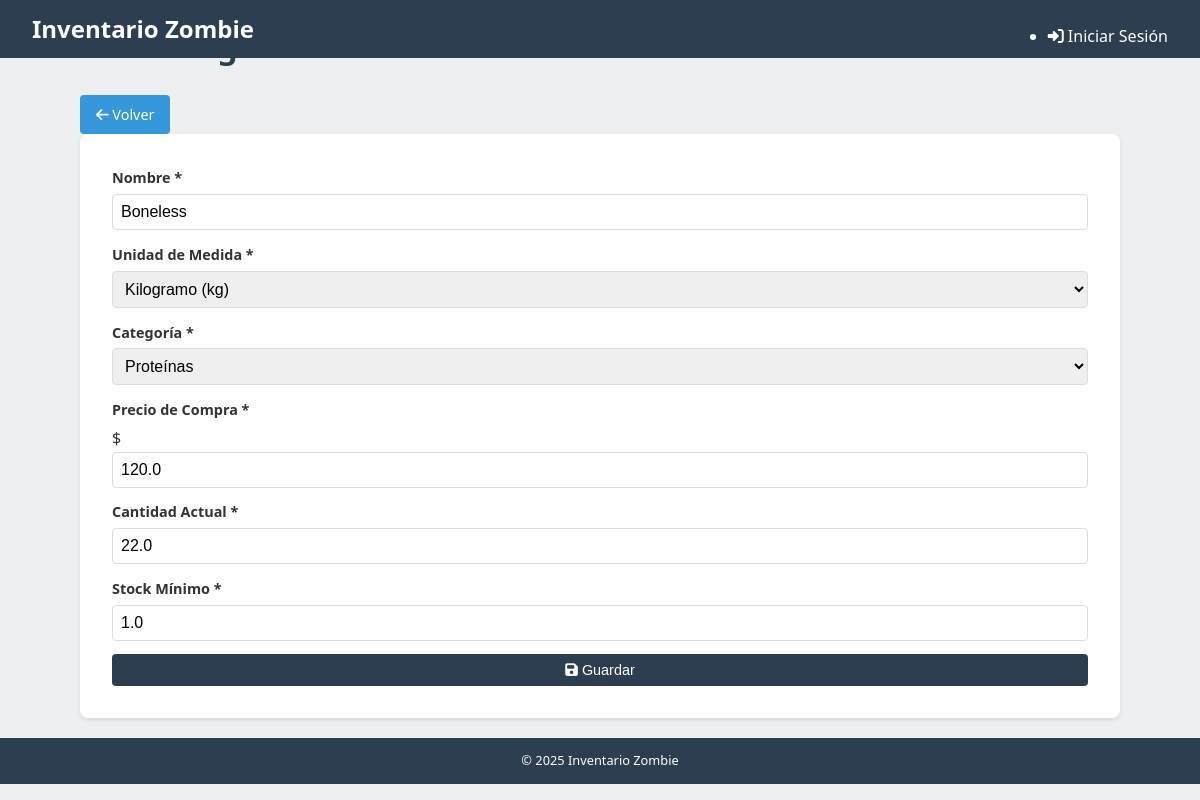
Before: /ingredientes/editar/10 with the older database file.
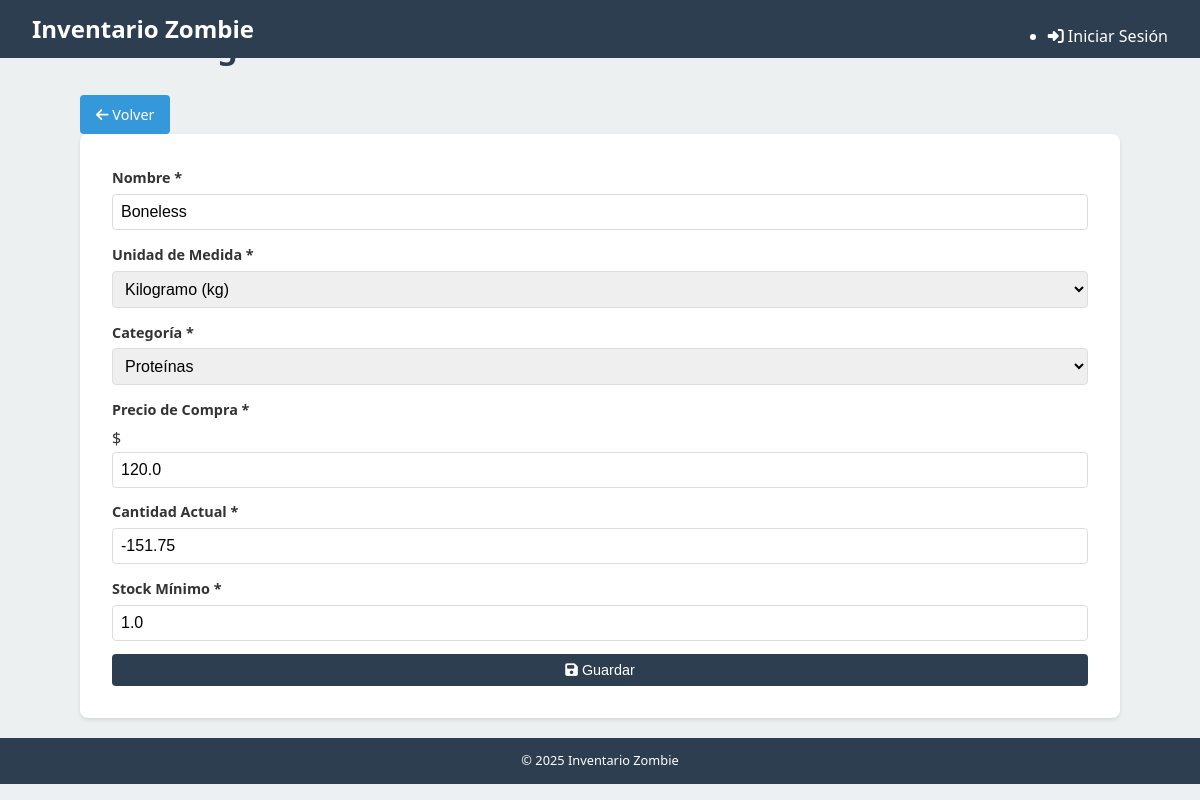
After: the same page with the newer database file.
### tables this page shows
CREATE TABLE Ingredientes (
    id INTEGER PRIMARY KEY AUTOINCREMENT,
    nombre TEXT NOT NULL UNIQUE,
    unidad_medida TEXT NOT NULL,
    precio_compra REAL,
    cantidad_actual REAL NOT NULL DEFAULT 0,
    stock_minimo REAL
, categoria TEXT);

### routes/ingredientes.py (the view)
@ingredientes_web_bp.route('/editar/<int:id>', methods=['GET'])
def editar(id):
    db = get_db()
    cursor = db.execute('SELECT * FROM Ingredientes WHERE id = ?', (id,))
    row = cursor.fetchone()
    if row is None:
        return render_template('error.html', message='Ingrediente no encontrado'), 404
    ingrediente = dict(
        id=row['id'],
        nombre=row['nombre'],
        unidad_medida=row['unidad_medida'],
        precio_compra=row['precio_compra'],
        cantidad_actual=row['cantidad_actual'],
        stock_minimo=row['stock_minimo']
    )
    try:
        ingrediente['categoria'] = row['categoria']
    except (IndexError, KeyError):
        ingrediente['categoria'] = None
    return render_template('ingredientes/formulario.html', ingrediente=ingrediente)

### app.py (called while the page is built)
@app.template_global()
def now():
    return datetime.datetime.now()

@app.after_request
def add_cors_headers(response):
    response.headers.add('Access-Control-Allow-Origin', '*')
    response.headers.add('Access-Control-Allow-Headers', 'Content-Type,Authorization')
    response.headers.add('Access-Control-Allow-Methods', 'GET,PUT,POST,DELETE,OPTIONS')
    return response

### database.py (called while the page is built)
def get_db():
    if 'db' not in g:
        g.db = sqlite3.connect(
            os.path.join(current_app.instance_path, 'inventario_zombie.sqlite'),
            detect_types=sqlite3.PARSE_DECLTYPES
        )
        g.db.row_factory = sqlite3.Row
        g.db.execute("PRAGMA foreign_keys=ON")
        g.db.execute("PRAGMA journal_mode=WAL")  # Write-Ahead Logging para mejor concurrencia
        g.db.execute("PRAGMA busy_timeout=5000")  # 5 segundos de timeout
    return g.db

### templates/ingredientes/formulario.html (shortened to what this page needs)
{% extends "layout.html" %}
{% block content %}
<div class="page-header">
    <h1>{% if ingrediente %}Editar Ingrediente{% else %}Nuevo Ingrediente{% endif %}</h1>
    <a href="{{ url_for('ingredientes_web.index') }}" class="btn btn-secondary">
        <i class="fas fa-arrow-left"></i> Volver
    </a>
</div>
<form id="ingredient-form" class="mobile-form">
    <div class="form-group">
        <label for="nombre">Nombre <span class="required">*</span></label>
        <input type="text" id="nombre" name="nombre" required
               value="{{ ingrediente.nombre if ingrediente else '' }}">
    </div>
    <div class="form-group">
        <label for="unidad_medida">Unidad de Medida <span class="required">*</span></label>
        <select id="unidad_medida" name="unidad_medida" required>
            <option value="kg" {% if ingrediente and ingrediente.unidad_medida == 'kg' %}selected{% endif %}>Kilogramo (kg)</option>
        </select>
    </div>
    <div class="form-group">
        <label for="categoria">Categoría <span class="required">*</span></label>
        <select id="categoria" name="categoria" required>
            <option value="Proteínas" {% if ingrediente and ingrediente.get('categoria') == 'Proteínas' %}selected{% endif %}>Proteínas</option>
        </select>
    </div>
    <div class="form-group">
        <label for="precio_compra">Precio de Compra <span class="required">*</span></label>
        <div class="input-addon">
            <span class="addon-prefix">$</span>
            <input type="number" id="precio_compra" name="precio_compra" step="0.01" min="0" required
                   value="{{ ingrediente.precio_compra if ingrediente else '' }}">
        </div>
    </div>
    <div class="form-group">
        <label for="cantidad_actual">Cantidad Actual <span class="required">*</span></label>
        <input type="number" id="cantidad_actual" name="cantidad_actual" step="0.01" min="0" required
               value="{{ ingrediente.cantidad_actual if ingrediente else '0' }}">
    </div>
    <div class="form-group">
        <label for="stock_minimo">Stock Mínimo <span class="required">*</span></label>
        <input type="number" id="stock_minimo" name="stock_minimo" step="0.01" min="0" required
               value="{{ ingrediente.stock_minimo if ingrediente else '0' }}">
    </div>
    <div class="form-actions">
        <button type="submit" class="btn btn-primary btn-block">
            <i class="fas fa-save"></i> Guardar
        </button>
    </div>
</form>
{% endblock %}

Changed rows visible on the page:
changed Ingredientes "Boneless": cantidad_actual "22.0" → "-151.75"
